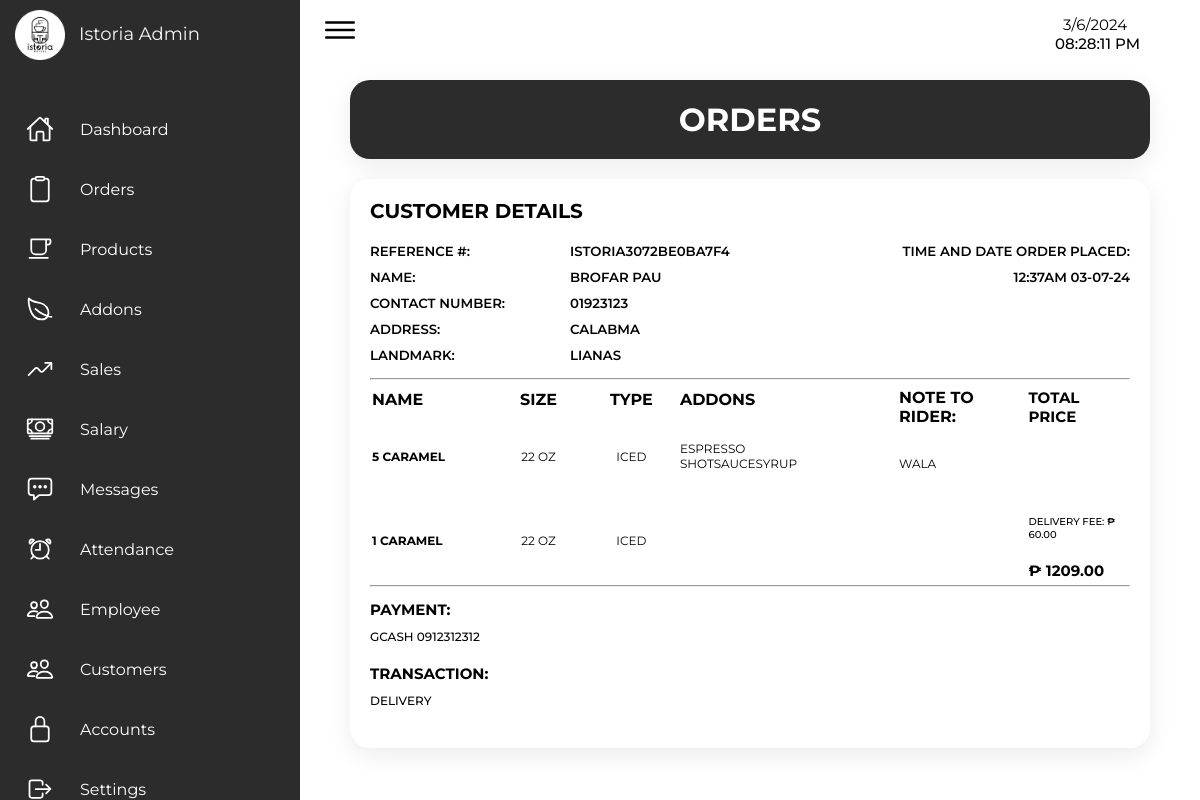
Page /Admin/admin_order_viewpage.php?ref=Istoria3072be0ba7f4 (signed in) on the committed database.
### tables this page shows
CREATE TABLE `orders` (
  `id` int(255) NOT NULL,
  `user_id` int(255) NOT NULL,
  `name` varchar(255) NOT NULL,
  `product` varchar(255) NOT NULL,
  `size` varchar(255) NOT NULL,
  `type` varchar(255) NOT NULL,
  `addons` varchar(255) NOT NULL,
  `info` varchar(255) NOT NULL,
  `contact` varchar(255) NOT NULL,
  `note` varchar(255) NOT NULL,
  `payment` varchar(255) NOT NULL,
  `total` int(255) NOT NULL,
  `date` varchar(255) NOT NULL,
  `status` varchar(255) NOT NULL DEFAULT 'pending',
  `transaction` varchar(255) NOT NULL,
  `reference` varchar(255) NOT NULL
);

### Admin/admin_order_viewpage.php (the view, shortened to what this page needs)
<?php
  include '../connection.php';
  $ref = $_GET['ref'];
?>
<!DOCTYPE html>
<html lang="en">
  <head>
    <link rel="stylesheet" href="../Src/Styles/style_admin.css" />
  </head>
  <body>
    <div class="container">
    <?php include 'sidenav.php' ?>
      <div class="main">
        <div class="topbar">
          <div class="toggle">
            <ion-icon name="menu-outline"></ion-icon>
          </div>
          <?php include 'time.php' ?>
        </div>
        <div class="container-box title-box">
          <h1 class="orders-title">ORDERS</h1>
        </div>
        <div class="container-box">
          <h5 class="view-title">CUSTOMER DETAILS</h5>
          <?php
            $select_orders = mysqli_query($conn, "SELECT * FROM `orders` WHERE reference = '$ref'") or die ('query failed');
                if(mysqli_num_rows($select_orders)>0){
                  while($fetch_orders = mysqli_fetch_assoc($select_orders)){
                    $info = explode('|', $fetch_orders["info"]);
          ?>
            <div class="order-flex1">
                <div class="box1">
                    <div class="text">
                        <h5>REFERENCE #:</h5>
                        <h5>NAME:</h5>
                        <h5>CONTACT NUMBER:</h5>
                        <?php
                            if ($fetch_orders['transaction'] == 'pickup') {
                                echo '<h5>DATE:</h5>';
                                echo '<h5>TIME:</h5>';
                            } else {
                                echo '<h5>ADDRESS:</h5>';
                                echo '<h5>LANDMARK:</h5>';
                            }
                        ?>
                    </div>
                    <div class="text2">
                        <h5><?php echo $fetch_orders['reference'] ?></h5>
                        <h5><?php echo $fetch_orders['name'] ?></h5>
                        <h5><?php echo $fetch_orders['contact'] ?></h5>
                        <h5><?php echo $info [0] ?></h5>
                        <h5><?php echo $info [1] ?></h5>
                    </div>
                </div>
                <div class="box2">
                    <div class="date">
                        <h5>TIME AND DATE ORDER PLACED:</h5>
                        <h5><?php echo $fetch_orders['date'] ?></h5>
                    </div>
                </div>
            </div>
            <hr>
            <div class="details-div">
                <div class="flex1">
                <?php
                    $name_str = $fetch_orders['product'];
                    $size_str  = $fetch_orders['size'];
                    $type_str  = $fetch_orders['type'];
                    $addons_str  = $fetch_orders['addons'];
                    $name = explode(", ", $name_str);
                    $size = explode(", ", $size_str);
                    $type = explode(", ", $type_str);
                    $addons_temp = explode("|", $addons_str);
                    $addons = [];
                    foreach ($addons_temp as $addon) {
                        $addon = trim(str_replace(["[", "]", '"'], "", $addon));
                        $addon = preg_replace('/(?<!\[),\s*(?!\])/m', '', $addon);
                        $addons[] = $addon;
                    }
                    $num_items = count($name);
                    echo "<table>";
                    echo "<thead>";
                    echo "<tr>";
                    echo "<th>Name</th>";
                    echo "<th>Size</th>";
                    echo "<th>Type</th>";
                    echo "<th>Addons</th>";
                    echo "</tr>";
                    echo "</thead>";
                    for ($i = 0; $i < $num_items; $i++) {
                        echo "<tr>";
                        echo "<td>" . $name[$i] . "</td>";
                        echo "<td>" . $size[$i] . "</td>";
                        echo "<td>" . $type[$i] . "</td>";
                        echo "<td>" . $addons[$i] . "</td>";
                        echo "</tr>";
                    }
                    echo "</table>";
                    ?>
                </div>
                  <div class="flex2">
                    <div class="note">
                        <?php
                            if ($fetch_orders['transaction'] == 'pickup') {
                                echo '<h4>NOTE TO BARISTA:</h4>';
                            } else {
                                echo '<h4>NOTE TO RIDER:</h4>';
                            }
                        ?>
                        <p><?php echo $fetch_orders['note'] ?></p>
                    </div>
                    <div class="total">
                        <h4>TOTAL PRICE</h4>
                      <div class="bot">
                      <h3>DELIVERY FEE: ₱ 60.00</h3>
                      <h4>₱ <?php echo $fetch_orders['total'] ?>.00</h4>
                      </div>
                  </div>
                </div>
            </div>
            <hr>
            <div class="bottomdiv">
                <div class="payment">
                    <h4>PAYMENT:</h4>
                    <h3><?php echo $fetch_orders['payment'] ?></h3>
                </div>
                <div class="transaction">
                    <h4>TRANSACTION:</h4>
                    <h3><?php echo $fetch_orders['transaction'] ?></h3>
                </div>
            </div>
            <?php
                  }
                }
            ?>
        </div>
      </div>
    </div>
  </body>
</html>

### Src/Styles/style_admin.css (style rules this page uses)
* { font-family: "Montserrat", sans-serif; margin: 0; padding: 0; box-sizing: border-box; }
:root { --gray: #2c2c2c; --white: #fff; --white2: #f5f5f5; --black1: #222; --black2: #999; }
.main { position: absolute; width: calc(100% - 300px); left: 300px; min-height: 100vh; transition: 0.5s; }
.topbar { width: 100%; height: 60px; display: flex; justify-content: space-between; align-items: center; padding: 0 10px; }
.toggle { position: relative; width: 60px; height: 60px; display: flex; justify-content: center; align-items: center; font-size: 2.5rem; cursor: pointer; }
.container-box { margin: 20px 50px; grid-gap: 30px; position: relative; display: grid; background: var(--white); padding: 20px; box-shadow: 0 7px 25px rgba(0, 0, 0, 0.08); border-radius: 20px; }
.title-box { background-color: var(--gray); color: var(--white); text-align: center; }
.order-flex1 { display: flex; margin-top: -10px; justify-content: space-between; color: var(--brown); text-transform: uppercase; }
.order-flex1 .box1 { display: flex; }
.view-title { font-weight: 700; font-size: 20px; color: var(--brown); }
.order-flex1 .box1 .text { width: 200px; }
.order-flex1 .box1 h5 { font-weight: 600; margin-bottom: 10px; }
.order-flex1 .box2 { display: flex; }
.order-flex1 .date h5 { text-align: end; font-weight: 600; margin-bottom: 10px; text-transform: uppercase; }
.container-box hr { margin-top: -25px; height: 1px; }
.bottomdiv { margin-top: -40px; text-transform: uppercase; }
.bottomdiv h4 { font-size: 15px; margin-bottom: 10px; }
.bottomdiv h3 { font-size: 12px; margin-bottom: 20px; font-weight: 500; }
.details-div { width: 100%; margin-top: -45px; display: flex; justify-content: space-between; text-transform: uppercase; }
.details-div .flex1 table td { padding: 30px 0px; }
.details-div .flex1 table th:first-child, .details-div .flex1 table th:nth-child(4) { text-align: start; }
.details-div .flex1 table tr td:first-child { width: 300px; font-size: 12px; font-weight: 700; }
.details-div .flex1 table tr td:nth-child(2) { width: 250px; text-align: center; font-size: 12px; }
.details-div .flex1 table tr td:nth-child(3) { width: 250px; text-align: center; font-size: 12px; }
.details-div .flex1 table tr td:nth-child(4) { font-size: 12px; }
.details-div .flex1 table tr td:last-child { width: auto; }
.details-div .flex1 { width: 65%; }
.details-div .flex2 { width: 35%; margin-left: 100px; display: flex; }
.details-div .flex2 .note { width: 50%; }
.details-div .flex2 .note p { font-size: 12px; margin-top: 30px; }
.details-div .flex2 .total { display: flex; flex-direction: column; margin-left: 30px; justify-content: space-between; }
.details-div .flex2 .total h3 { font-size: 10px; font-weight: 500; margin-bottom: 20px; }
.details-div .flex2 .total h4 { font-size: 15px; }

### rows in the picture
orders: shows "ADDRESS:", reference "ISTORIA3072BE0BA7F4", name "BROFAR PAU", contact "01923123", info "CALABMA", info "LIANAS", date "12:37AM 03-07-24", product "5 CARAMEL", size "22 OZ", type "ICED", i "ESPRESSO SHOTSAUCESYRUP", product "1 CARAMEL", shows "NOTE TO RIDER:", note "WALA", total "1209", payment "GCASH 0912312312", transaction "DELIVERY"
